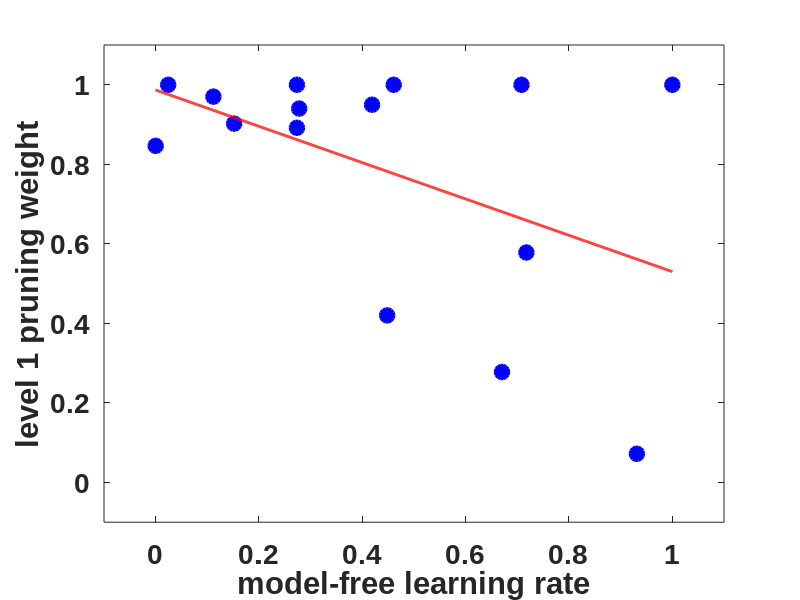

This chart was generated by the following MATLAB code:

permutationNumber = 1 ;


%-------------------------- raw Data

alphaMF_LL1         = [0.018128645,0.484692816,1,0.902317748,1,0.040716967,0.040220711,1,0.787710893,0.392383109,0.343302586,0.85337534,0.980262693,1,1];
alphaMF_LL1_LL2     = [0.277705636,0.578276082,1,0.902275984,0.940232856,1,0.072119814,1,0.949851395,0.420043476,0.846429376,0.891809138,0.970211639,1,1];
W_level1_LL1        = [0.963288897,0.765132923,0.283697416,0.151857066,0.248869572,0.444729638,0.732053539,0.321353078,0.385618413,0.52441907,0.307030742,0.207026382,0.110713707,1,0.709712519];
W_level1_LL1_LL2    = [0.670317265,0.717499168,0.273339792,0.151864822,0.277835383,0.024225993,0.931302071,0.460720185,0.418851922,0.448053091,0,0.273382218,0.111728945,1,0.708057338];
W_level2_LL1_LL2    = [0.137909697,0.125061937,0.594454579,1,0.45529834,0.284026788,0.092292888,0.254950919,0.71782474,0.016843216,0.356344162,0.808731784,0.636209707,0.034259831,0];
W_level2_LL2        = [0.172338476,0.161309501,0.611543867,0.350383876,0.381528199,0.282714816,0.035410678,0.019705442,0.719293426,0.102506376,0.392506129,0.678158426,0.60312096];


%-------------------------- data sets selected from raw data, to be tested
X1=W_level1_LL1_LL2;
X2=alphaMF_LL1_LL2;


%-------------------------- computing R2
R=corr2(X1,X2);
R^2


%-------------------------- test
Size = size(X1);

counter = 0 ;
newX2 = zeros(1,Size(1,2));


for i = 1: permutationNumber

    p = randperm(Size(1,2));
    
    for j=1:Size(1,2)
        newX2(1,j) =   X2(p(j));   
    end
    
    newR = corr2(X1,newX2);
    
    if R>0
        if newR > R
            counter = counter + 1 ;
        end
    else
        if newR < R
            counter = counter + 1 ;
        end
    end
end


p_value = (counter*1.0)/permutationNumber


%-------------------------- Plotting
FigHandle = figure('Position', [100, 100, 400, 290]);
set(0,'DefaultAxesFontName', 'Arial')
set(0,'DefaultAxesFontSize', 20)
set(0,'DefaultAxesFontWeight', 'bold')


plot(X1,X2 ,'o', 'linewidth', 2,'color','red','markerfacecolor','blue','markeredgecolor','blue','markersize',10);  
hold on

margins = 0.1 ;
axis([-margins,margins+1,-margins,margins+1])
xlabel('model-free learning rate');
ylabel('level 1 pruning weight');


xlm=[0:0.001:1];
p = polyfit(X1,X2,1);
a=p(1);
b=p(2);
plot(xlm,b+a*xlm, 'linewidth', 2,'color','r')

